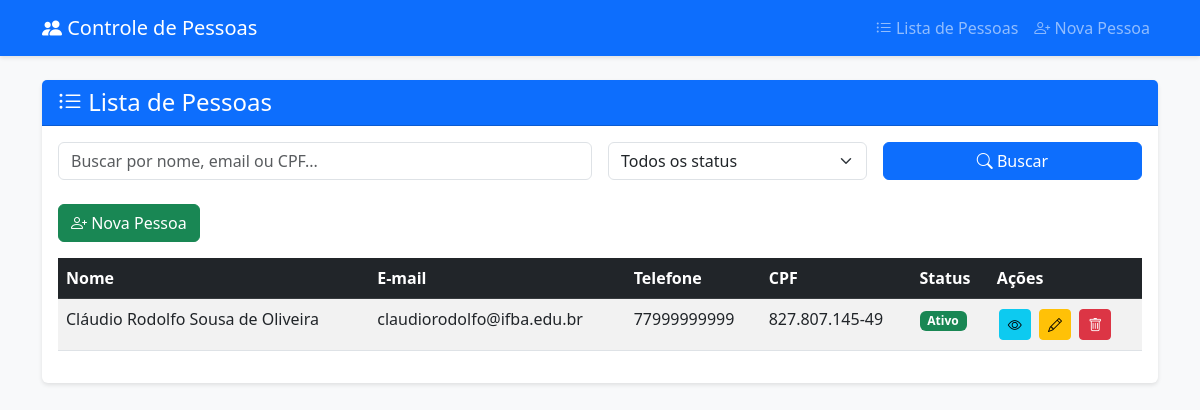
The page / on the database its author committed.
### pessoas/models.py (models this page shows, shortened)
class Pessoa(models.Model):
    nome = models.CharField(max_length=100, verbose_name='Nome')
    email = models.EmailField(max_length=100, unique=True, verbose_name='E-mail')
    telefone = models.CharField(max_length=20, blank=True, null=True, verbose_name='Telefone')
    data_nascimento = models.DateField(blank=True, null=True, verbose_name='Data de Nascimento')
    cpf = models.CharField(max_length=14, blank=True, null=True, unique=True, verbose_name='CPF')
    endereco = models.TextField(blank=True, null=True, verbose_name='Endereço')
    data_criacao = models.DateTimeField(auto_now_add=True, verbose_name='Data de Criação')
    data_atualizacao = models.DateTimeField(auto_now=True, verbose_name='Data de Atualização')
    ativo = models.BooleanField(default=True, verbose_name='Ativo')
    class Meta:
        verbose_name = 'Pessoa'
        verbose_name_plural = 'Pessoas'
        ordering = ['-data_criacao']
        indexes = [
            models.Index(fields=['nome']),
            models.Index(fields=['email']),
        ]

### pessoas/views.py (the view, shortened to what this page needs)
# urls.py: path('', views.lista_pessoas, name='lista'),
def lista_pessoas(request):
    pessoas_list = Pessoa.objects.all()
    busca = request.GET.get('busca', '')
    filtro_ativo = request.GET.get('ativo', '')
    if filtro_ativo == '1':
        pessoas_list = pessoas_list.filter(ativo=True)
    elif filtro_ativo == '0':
        pessoas_list = pessoas_list.filter(ativo=False)
    paginator = Paginator(pessoas_list, 10)  # 10 pessoas por página
    page_number = request.GET.get('page')
    pessoas = paginator.get_page(page_number)
    context = {
        'pessoas': pessoas,
        'busca': busca,
        'filtro_ativo': filtro_ativo,
    }
    return render(request, 'pessoas/lista.html', context)

### pessoas/templates/pessoas/lista.html (shortened to what this page needs)
{% extends 'pessoas/base.html' %}
{% block content %}
<div class="card">
    <div class="card-header bg-primary text-white">
        <h4 class="mb-0">
            <i class="bi bi-list-ul"></i> Lista de Pessoas
        </h4>
    </div>
    <div class="card-body">
        <form method="get" class="mb-4">
            <div class="row g-3">
                <div class="col-md-6">
                    <input type="text" name="busca" class="form-control"
                           placeholder="Buscar por nome, email ou CPF..."
                           value="{{ busca }}">
                </div>
                <div class="col-md-3">
                    <select name="ativo" class="form-select">
                        <option value="">Todos os status</option>
                    </select>
                </div>
                <div class="col-md-3">
                    <button type="submit" class="btn btn-primary w-100">
                        <i class="bi bi-search"></i> Buscar
                    </button>
                </div>
            </div>
        </form>
        <div class="mb-3">
            <a href="{% url 'pessoas:criar' %}" class="btn btn-success">
                <i class="bi bi-person-plus"></i> Nova Pessoa
            </a>
        </div>
        {% if pessoas %}
            <div class="table-responsive">
                <table class="table table-striped table-hover">
                    <thead class="table-dark">
                        <tr>
                            <th>Nome</th>
                            <th>E-mail</th>
                            <th>Telefone</th>
                            <th>CPF</th>
                            <th>Status</th>
                            <th>Ações</th>
                        </tr>
                    </thead>
                    <tbody>
                        {% for pessoa in pessoas %}
                        <tr>
                            <td>{{ pessoa.nome }}</td>
                            <td>{{ pessoa.email }}</td>
                            <td>{{ pessoa.telefone|default:"-" }}</td>
                            <td>{{ pessoa.cpf|default:"-" }}</td>
                            <td>
                                {% if pessoa.ativo %}
                                    <span class="badge bg-success">Ativo</span>
                                {% else %}
                                    <span class="badge bg-secondary">Inativo</span>
                                {% endif %}
                            </td>
                            <td>
                                <a href="{% url 'pessoas:detalhe' pessoa.pk %}"
                                   class="btn btn-sm btn-info btn-action"
                                   title="Ver detalhes">
                                    <i class="bi bi-eye"></i>
                                </a>
                                <a href="{% url 'pessoas:editar' pessoa.pk %}"
                                   class="btn btn-sm btn-warning btn-action"
                                   title="Editar">
                                    <i class="bi bi-pencil"></i>
                                </a>
                                <a href="{% url 'pessoas:deletar' pessoa.pk %}"
                                   class="btn btn-sm btn-danger btn-action"
                                   title="Deletar">
                                    <i class="bi bi-trash"></i>
                                </a>
                            </td>
                        </tr>
                        {% endfor %}
                    </tbody>
                </table>
            </div>
        {% else %}
            <div class="alert alert-info">
                <i class="bi bi-info-circle"></i> Nenhuma pessoa encontrada.
            </div>
        {% endif %}
    </div>
</div>
{% endblock %}

### pessoas/templates/pessoas/base.html (style rules this page uses)
body { background-color: #f8f9fa; }
.card { box-shadow: 0 2px 4px rgba(0,0,0,.1); border: none; margin-bottom: 20px; }
.btn-action { margin: 2px; }

### rows shown on the page
Pessoa: nome "Cláudio Rodolfo Sousa de Oliveira", email "claudiorodolfo@ifba.edu.br", telefone "77999999999", cpf "827.807.145-49", ativo "Ativo"
